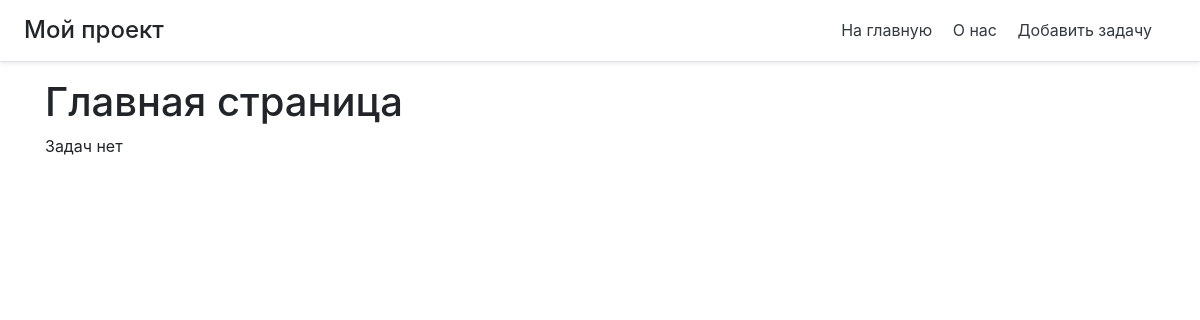
/, run on an earlier commit of the app's database.
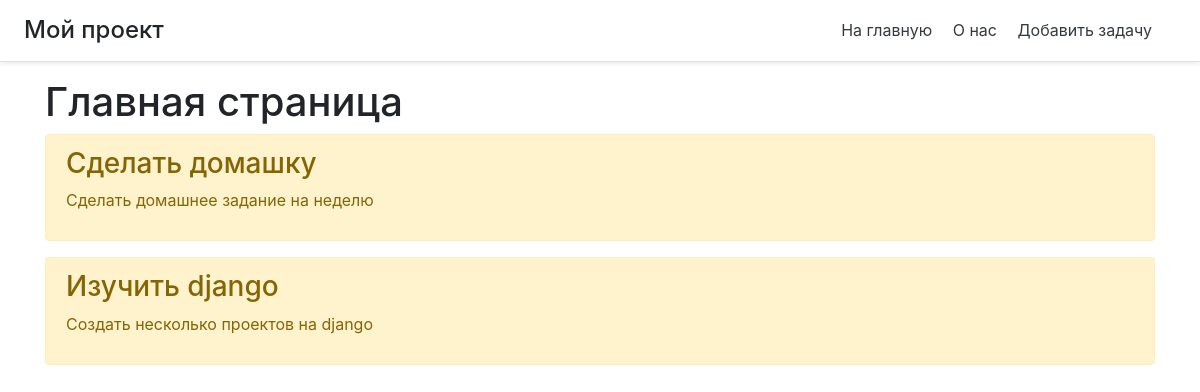
And on a later commit of the database.
### main/models.py (models this page shows, shortened)
class Task(models.Model):
    name = models.CharField('Название задачи', max_length=50)
    task = models.TextField('Описание задачи')
    class Meta:
        verbose_name = 'Задача'
        verbose_name_plural = 'Задачи'

### main/views.py (the view)
def index(request):
    tasks = Task.objects.order_by('-id')
    return render(request, 'main/index.html', {'title': 'Главная страница сайта', 'tasks': tasks})

### main/templates/main/index.html (shortened to what this page needs)
{% extends 'main/base.html'%}
{% block content %}
    <h1>Главная страница</h1>
    {% if tasks %}
        {% for i in tasks %}
            <div class="alert alert-warning mt-2">
                <h3>{{ i.name }}</h3>
                <p>{{ i.task }}</p>
            </div>
        {% endfor %}
    {% else %}
        <p>Задач нет</p>
    {% endif %}
{% endblock%}

What changed in the data, as far as the page shows it:
added Task: name "Сделать домашку", task "Сделать домашнее задание на неделю"
added Task: name "Изучить django", task "Создать несколько проектов на django"
Also different on the page:
text no longer shown: "Задач нет"
